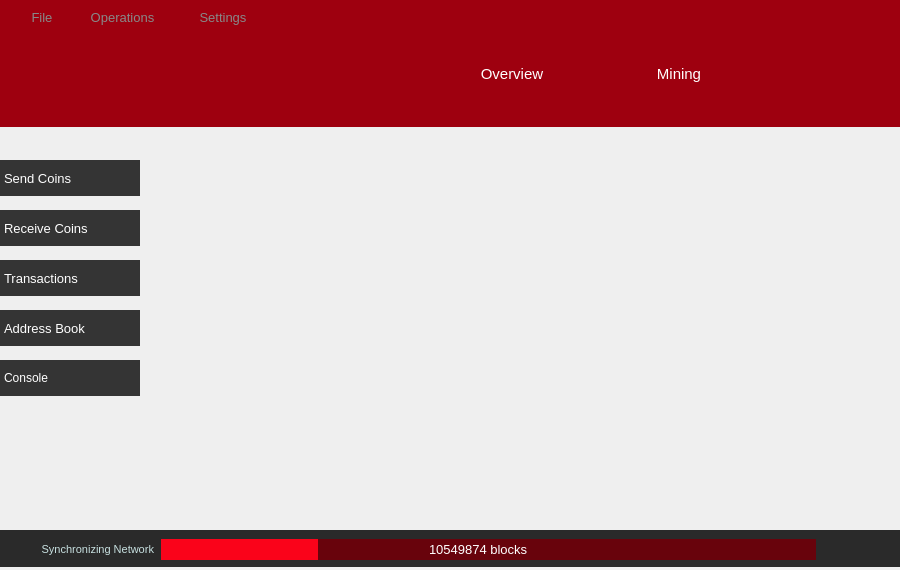
<?xml version="1.0" encoding="UTF-8"?>
<ui version="4.0">
 <class>MainWindow</class>
 <widget class="QMainWindow" name="MainWindow">
  <property name="geometry">
   <rect>
    <x>0</x>
    <y>0</y>
    <width>900</width>
    <height>570</height>
   </rect>
  </property>
  <property name="font">
   <font>
    <stylestrategy>PreferAntialias</stylestrategy>
   </font>
  </property>
  <property name="windowTitle">
   <string>MainWindow</string>
  </property>
  <property name="styleSheet">
   <string notr="true">/* MainWindow background is set via QPalette texture brush in C++
   (see BlazecoinGUI ctor) — Qt's QSS background-repeat is unreliable
   on QMainWindow. */

QMenu {
    background-color: #9e000f;
    border: 0px solid black;
}

QMenu::item {
    background-color: transparent;
	color: #deeef1;
    padding: 4px 10px 4px 20px;
}

QMenu::item:selected {
    background-color: #0099СС;
	color: #FFFFFF;
    border: none;
}

/* ================= combobox */
QComboBox {
    border: 1px solid #ededed;
    padding: 0px 18px 0px 3px;
    min-width: 20px;
	min-height: 20px;
 }

 QComboBox:editable {
     background: white;
 }

 QComboBox:!editable{
      background-color: #fafcfc;
 }

QComboBox:disabled {
	background-color: #e0e0e0;
}

 QComboBox:!editable:on {
     background-color: #fafcfc;
 }

 QComboBox:on {
     /*padding-top: 3px;
     padding-left: 4px;*/
 }

QComboBox::drop-down {
    subcontrol-origin: padding;
    subcontrol-position: top right;
    width: 20px;
	background-color: #c02635;

    border-left-width: 1px;
    border-left-color: darkgray;
    border-left-style: solid;
}
QComboBox::drop-down:hover, QComboBox::drop-down:on {
	background-color: #c02635;
}

 QComboBox::down-arrow {
	image: url(:/res/combo_arrow.png);
 }

 QComboBox::down-arrow:on {
/*     top: 1px;
     left: 1px;*/
 }

/* =========== QLineEdit =============*/
QLineEdit {
	border: 0px solid gray;
}
QLineEdit:disabled {
	background-color: #e0e0e0;
}
/* =========== header ===============*/
QWidget[is_header=&quot;true&quot;] {
	background-color: #D8DFE9;
}
/* =========== CheckBox ==============*/
QCheckBox {
    spacing: 5px;
	color: #9e000f;
}

QCheckBox::indicator {
    width: 12px;
    height: 12px;
}

QCheckBox::indicator:unchecked {
	image: url(:/res/check_unchecked.png);
}

QCheckBox::indicator:unchecked:hover {
    image: url(:/res/check_unchecked.png);
}

QCheckBox::indicator:unchecked:pressed {
    image: url(:/res/check_unchecked.png);
}

QCheckBox::indicator:checked {
	image: url(:/res/check_checked.png);
}

QCheckBox::indicator:checked:hover {
    image: url(:/res/check_checked.png);
}

QCheckBox::indicator:checked:pressed {
    image: url(:/res/check_checked.png);
}
</string>
  </property>
  <widget class="QWidget" name="centralWidget">
   <widget class="QPushButton" name="pushButton_6">
    <property name="geometry">
     <rect>
      <x>-1</x>
      <y>160</y>
      <width>141</width>
      <height>36</height>
     </rect>
    </property>
    <property name="sizePolicy">
     <sizepolicy hsizetype="Minimum" vsizetype="Expanding">
      <horstretch>0</horstretch>
      <verstretch>0</verstretch>
     </sizepolicy>
    </property>
    <property name="font">
     <font>
      <pointsize>10</pointsize>
      <stylestrategy>PreferAntialias</stylestrategy>
     </font>
    </property>
    <property name="focusPolicy">
     <enum>Qt::NoFocus</enum>
    </property>
    <property name="styleSheet">
     <string notr="true">QPushButton {
	text-align:left;
	border: 0px solid gray;
	padding: 3px 5px 3px 5px;
	color: white;
	background-color: rgba(0, 0, 0, 200);
}

QPushButton:pressed:flat {
	background-color: #d80317;
}

QPushButton:hover {
	background-color: #d80317;
}</string>
    </property>
    <property name="text">
     <string>Send Coins</string>
    </property>
    <property name="icon">
     <iconset resource="../res.qrc">
      <normaloff>:/res/download.png</normaloff>:/res/download.png</iconset>
    </property>
    <property name="iconSize">
     <size>
      <width>36</width>
      <height>36</height>
     </size>
    </property>
    <property name="flat">
     <bool>true</bool>
    </property>
   </widget>
   <widget class="QPushButton" name="pushButton_7">
    <property name="geometry">
     <rect>
      <x>-1</x>
      <y>210</y>
      <width>141</width>
      <height>36</height>
     </rect>
    </property>
    <property name="sizePolicy">
     <sizepolicy hsizetype="Minimum" vsizetype="Expanding">
      <horstretch>0</horstretch>
      <verstretch>0</verstretch>
     </sizepolicy>
    </property>
    <property name="font">
     <font>
      <pointsize>10</pointsize>
      <stylestrategy>PreferAntialias</stylestrategy>
     </font>
    </property>
    <property name="styleSheet">
     <string notr="true">QPushButton {
	text-align:left;
	border: 0px solid gray;
	padding: 3px 5px 3px 5px;
	color: white;
	background-color: rgba(0, 0, 0, 200);
}

QPushButton:pressed:flat {
	background-color: #d80317;
}

QPushButton:hover {
	background-color: #d80317;
}</string>
    </property>
    <property name="text">
     <string>Receive Coins</string>
    </property>
    <property name="icon">
     <iconset resource="../res.qrc">
      <normaloff>:/res/upload.png</normaloff>:/res/upload.png</iconset>
    </property>
    <property name="iconSize">
     <size>
      <width>36</width>
      <height>36</height>
     </size>
    </property>
    <property name="flat">
     <bool>true</bool>
    </property>
   </widget>
   <widget class="QPushButton" name="pushButton_8">
    <property name="geometry">
     <rect>
      <x>-1</x>
      <y>260</y>
      <width>141</width>
      <height>36</height>
     </rect>
    </property>
    <property name="sizePolicy">
     <sizepolicy hsizetype="Minimum" vsizetype="Expanding">
      <horstretch>0</horstretch>
      <verstretch>0</verstretch>
     </sizepolicy>
    </property>
    <property name="font">
     <font>
      <pointsize>10</pointsize>
      <stylestrategy>PreferAntialias</stylestrategy>
     </font>
    </property>
    <property name="styleSheet">
     <string notr="true">QPushButton {
	text-align:left;
	border: 0px solid gray;
	padding: 3px 5px 3px 5px;
	color: white;
	background-color: rgba(0, 0, 0, 200);
}

QPushButton:pressed:flat {
	background-color: #d80317;
}

QPushButton:hover {
	background-color: #d80317;
}</string>
    </property>
    <property name="text">
     <string>Transactions</string>
    </property>
    <property name="icon">
     <iconset resource="../res.qrc">
      <normaloff>:/res/transactions.png</normaloff>:/res/transactions.png</iconset>
    </property>
    <property name="iconSize">
     <size>
      <width>36</width>
      <height>36</height>
     </size>
    </property>
    <property name="flat">
     <bool>true</bool>
    </property>
   </widget>
   <widget class="QPushButton" name="pushButton_12">
    <property name="geometry">
     <rect>
      <x>-1</x>
      <y>310</y>
      <width>141</width>
      <height>36</height>
     </rect>
    </property>
    <property name="sizePolicy">
     <sizepolicy hsizetype="Minimum" vsizetype="Expanding">
      <horstretch>0</horstretch>
      <verstretch>0</verstretch>
     </sizepolicy>
    </property>
    <property name="font">
     <font>
      <pointsize>10</pointsize>
      <stylestrategy>PreferAntialias</stylestrategy>
     </font>
    </property>
    <property name="styleSheet">
     <string notr="true">QPushButton {
	text-align:left;
	border: 0px solid gray;
	padding: 3px 5px 3px 5px;
	color: white;
	background-color: rgba(0, 0, 0, 200);
}

QPushButton:pressed:flat {
	background-color: #d80317;
}

QPushButton:hover {
	background-color: #d80317;
}</string>
    </property>
    <property name="text">
     <string>Address Book</string>
    </property>
    <property name="icon">
     <iconset resource="../res.qrc">
      <normaloff>:/res/address_book.png</normaloff>:/res/address_book.png</iconset>
    </property>
    <property name="iconSize">
     <size>
      <width>36</width>
      <height>36</height>
     </size>
    </property>
    <property name="flat">
     <bool>true</bool>
    </property>
   </widget>
   <widget class="QPushButton" name="bHelp">
    <property name="geometry">
     <rect>
      <x>-1</x>
      <y>360</y>
      <width>141</width>
      <height>36</height>
     </rect>
    </property>
    <property name="sizePolicy">
     <sizepolicy hsizetype="Minimum" vsizetype="Expanding">
      <horstretch>0</horstretch>
      <verstretch>0</verstretch>
     </sizepolicy>
    </property>
    <property name="minimumSize">
     <size>
      <width>30</width>
      <height>30</height>
     </size>
    </property>
    <property name="styleSheet">
     <string notr="true">QPushButton {
	text-align:left;
	border: 0px solid gray;
	padding: 3px 5px 3px 5px;
	color: white;
	background-color: rgba(0, 0, 0, 200);
}

QPushButton:pressed:flat {
	background-color: #d80317;
}

QPushButton:hover {
	background-color: #d80317;
}
</string>
    </property>
    <property name="text">
     <string>Console</string>
    </property>
    <property name="icon">
     <iconset resource="../res.qrc">
      <normaloff>:/res/help.png</normaloff>:/res/help.png</iconset>
    </property>
    <property name="iconSize">
     <size>
      <width>36</width>
      <height>36</height>
     </size>
    </property>
    <property name="flat">
     <bool>true</bool>
    </property>
   </widget>
   <widget class="QWidget" name="layoutWidget">
    <property name="geometry">
     <rect>
      <x>0</x>
      <y>0</y>
      <width>2</width>
      <height>2</height>
     </rect>
    </property>
    <layout class="QHBoxLayout" name="horizontalLayout_8">
     <property name="spacing">
      <number>0</number>
     </property>
    </layout>
   </widget>
   <widget class="QWidget" name="wHeader" native="true">
    <property name="geometry">
     <rect>
      <x>0</x>
      <y>0</y>
      <width>902</width>
      <height>127</height>
     </rect>
    </property>
    <property name="sizePolicy">
     <sizepolicy hsizetype="Preferred" vsizetype="Fixed">
      <horstretch>0</horstretch>
      <verstretch>0</verstretch>
     </sizepolicy>
    </property>
    <property name="minimumSize">
     <size>
      <width>0</width>
      <height>127</height>
     </size>
    </property>
    <property name="maximumSize">
     <size>
      <width>16777215</width>
      <height>127</height>
     </size>
    </property>
    <property name="styleSheet">
     <string notr="true">#wHeader {
	background-color: rgb(158, 0, 15);
}

QWidget {
	color: white;
}</string>
    </property>
    <layout class="QHBoxLayout" name="horizontalLayout_4" stretch="0">
     <property name="spacing">
      <number>0</number>
     </property>
     <property name="margin">
      <number>0</number>
     </property>
     <item>
      <layout class="QVBoxLayout" name="verticalLayout_2" stretch="0">
       <property name="spacing">
        <number>0</number>
       </property>
       <item>
        <widget class="QWidget" name="wCaption" native="true">
         <property name="styleSheet">
          <string notr="true">#wCaption {

	background-image: url(:/res/wallet-header.jpg);
}

QWidget {
	color: white;
}</string>
         </property>
         <widget class="QPushButton" name="pushButton_9">
          <property name="geometry">
           <rect>
            <x>19</x>
            <y>-2</y>
            <width>46</width>
            <height>38</height>
           </rect>
          </property>
          <property name="sizePolicy">
           <sizepolicy hsizetype="Maximum" vsizetype="Expanding">
            <horstretch>0</horstretch>
            <verstretch>0</verstretch>
           </sizepolicy>
          </property>
          <property name="font">
           <font>
            <pointsize>10</pointsize>
            <stylestrategy>PreferAntialias</stylestrategy>
           </font>
          </property>
          <property name="styleSheet">
           <string notr="true">QPushButton {
	border: 0px solid #0099CC;
	margin: 0px;
	padding: 10px;
	background-color: transparent;
	color: #888888;
}

QPushButton:pressed {
	border: 0px solid #0075d1;
	margin: 0px;
	background-color: rgb(229, 1, 23);
}</string>
          </property>
          <property name="text">
           <string>File</string>
          </property>
          <property name="flat">
           <bool>true</bool>
          </property>
         </widget>
         <widget class="QPushButton" name="pushButton_5">
          <property name="geometry">
           <rect>
            <x>71</x>
            <y>-2</y>
            <width>103</width>
            <height>38</height>
           </rect>
          </property>
          <property name="sizePolicy">
           <sizepolicy hsizetype="Minimum" vsizetype="Expanding">
            <horstretch>0</horstretch>
            <verstretch>0</verstretch>
           </sizepolicy>
          </property>
          <property name="font">
           <font>
            <pointsize>10</pointsize>
            <stylestrategy>PreferAntialias</stylestrategy>
           </font>
          </property>
          <property name="styleSheet">
           <string notr="true">QPushButton {
	border: 0px solid #0099CC;
	margin: 0px;
	padding: 10px;
	background-color: transparent;
	color: #888888;
}

QPushButton:pressed {
	border: 0px solid #0075d1;
	margin: 0px;
	background-color: rgb(229, 1, 23);
}</string>
          </property>
          <property name="text">
           <string>Operations</string>
          </property>
          <property name="flat">
           <bool>true</bool>
          </property>
         </widget>
         <widget class="QPushButton" name="pushButton_3">
          <property name="geometry">
           <rect>
            <x>182</x>
            <y>-2</y>
            <width>82</width>
            <height>38</height>
           </rect>
          </property>
          <property name="sizePolicy">
           <sizepolicy hsizetype="Minimum" vsizetype="Expanding">
            <horstretch>0</horstretch>
            <verstretch>0</verstretch>
           </sizepolicy>
          </property>
          <property name="font">
           <font>
            <pointsize>10</pointsize>
            <stylestrategy>PreferAntialias</stylestrategy>
           </font>
          </property>
          <property name="styleSheet">
           <string notr="true">QPushButton {
	border: 0px solid #d5c3b4;
	margin: 0px;
	padding: 10px;
	background-color: transparent;
	color: #888888;
}

QPushButton:pressed {
	border: 0px solid #0075d1;
	margin: 0px;
	background-color: rgb(229, 1, 23);
}</string>
          </property>
          <property name="text">
           <string>Settings</string>
          </property>
          <property name="flat">
           <bool>true</bool>
          </property>
         </widget>
         <widget class="QWidget" name="wCaptionButtons" native="true">
          <property name="geometry">
           <rect>
            <x>685</x>
            <y>0</y>
            <width>52</width>
            <height>30</height>
           </rect>
          </property>
          <property name="sizePolicy">
           <sizepolicy hsizetype="Fixed" vsizetype="Preferred">
            <horstretch>0</horstretch>
            <verstretch>0</verstretch>
           </sizepolicy>
          </property>
          <layout class="QHBoxLayout" name="horizontalLayout">
           <property name="sizeConstraint">
            <enum>QLayout::SetDefaultConstraint</enum>
           </property>
           <property name="margin">
            <number>0</number>
           </property>
          </layout>
         </widget>
         <widget class="QPushButton" name="pushButton">
          <property name="geometry">
           <rect>
            <x>864</x>
            <y>3</y>
            <width>30</width>
            <height>30</height>
           </rect>
          </property>
          <property name="minimumSize">
           <size>
            <width>30</width>
            <height>30</height>
           </size>
          </property>
          <property name="maximumSize">
           <size>
            <width>30</width>
            <height>30</height>
           </size>
          </property>
          <property name="styleSheet">
           <string notr="true">QPushButton {
	background-color: transparent;
	background-image: url(:/res/close_normal.png);
	background-repeat: no-repeat;
	background-position: center;
	border: 0px solid gray;
}
QPushButton:pressed:flat {
	background-color: #FF1A2E;
	background-image: url(:/res/close_normal.png);
	background-repeat: no-repeat;
	background-position: center;
}

QPushButton:hover {
	background-color: #d80317;
	background-image: url(:/res/close_normal.png);
	background-repeat: no-repeat;
	background-position: center;
}</string>
          </property>
          <property name="text">
           <string notr="true"/>
          </property>
          <property name="flat">
           <bool>true</bool>
          </property>
         </widget>
         <widget class="QPushButton" name="pushButton_2">
          <property name="geometry">
           <rect>
            <x>844</x>
            <y>2</y>
            <width>16</width>
            <height>30</height>
           </rect>
          </property>
          <property name="minimumSize">
           <size>
            <width>16</width>
            <height>30</height>
           </size>
          </property>
          <property name="maximumSize">
           <size>
            <width>16</width>
            <height>30</height>
           </size>
          </property>
          <property name="styleSheet">
           <string notr="true">QPushButton {
	border: 0px solid gray;
	image: url(:/res/minimize_normal.png);
}

QPushButton:pressed:flat {
	border: 0px solid gray;
	image: url(:/res/minimize_normal.png);
}

QPushButton:hover {
	image: url(:/res/minimize_hover.png);
}</string>
          </property>
          <property name="text">
           <string notr="true"/>
          </property>
          <property name="flat">
           <bool>true</bool>
          </property>
         </widget>
         <widget class="QWidget" name="wHome" native="true">
          <property name="geometry">
           <rect>
            <x>20</x>
            <y>40</y>
            <width>540</width>
            <height>80</height>
           </rect>
          </property>
          <property name="sizePolicy">
           <sizepolicy hsizetype="Fixed" vsizetype="Expanding">
            <horstretch>0</horstretch>
            <verstretch>0</verstretch>
           </sizepolicy>
          </property>
          <property name="minimumSize">
           <size>
            <width>540</width>
            <height>76</height>
           </size>
          </property>
          <property name="maximumSize">
           <size>
            <width>90</width>
            <height>16777215</height>
           </size>
          </property>
          <property name="toolTip">
           <string>&lt;html&gt;&lt;head/&gt;&lt;body&gt;&lt;p&gt;Welcome to Blazecoin. This is your personal account&lt;/p&gt;&lt;/body&gt;&lt;/html&gt;</string>
          </property>
          <property name="styleSheet">
           <string notr="true">#wHome {
	background-color: transparent;
}

#wHome:hover {
	background-color: transparent;
}

#wHome[is_pressed=&quot;true&quot;] {
	background-color: #9D0B17;
}

#wHome[is_checked=&quot;true&quot;] {
	background-color: #a8696f;
}</string>
          </property>
          <property name="is_checked" stdset="0">
           <bool>false</bool>
          </property>
          <property name="is_pressed" stdset="0">
           <bool>false</bool>
          </property>
          <widget class="QLabel" name="label_18">
           <property name="geometry">
            <rect>
             <x>400</x>
             <y>12</y>
             <width>135</width>
             <height>51</height>
            </rect>
           </property>
           <property name="text">
            <string/>
           </property>
           <property name="pixmap">
            <pixmap resource="../res.qrc">:/res/overview.png</pixmap>
           </property>
          </widget>
          <widget class="QLabel" name="label">
           <property name="geometry">
            <rect>
             <x>-10</x>
             <y>0</y>
             <width>328</width>
             <height>80</height>
            </rect>
           </property>
           <property name="styleSheet">
            <string notr="true">#label {

	background-image: url(:/res/blazecoin-logo.png);
}</string>
           </property>
           <property name="text">
            <string/>
           </property>
          </widget>
         </widget>
         <widget class="QWidget" name="wMining" native="true">
          <property name="geometry">
           <rect>
            <x>574</x>
            <y>40</y>
            <width>90</width>
            <height>76</height>
           </rect>
          </property>
          <property name="sizePolicy">
           <sizepolicy hsizetype="Fixed" vsizetype="Expanding">
            <horstretch>0</horstretch>
            <verstretch>0</verstretch>
           </sizepolicy>
          </property>
          <property name="minimumSize">
           <size>
            <width>90</width>
            <height>76</height>
           </size>
          </property>
          <property name="maximumSize">
           <size>
            <width>90</width>
            <height>16777215</height>
           </size>
          </property>
          <property name="styleSheet">
           <string notr="true">#wMining {
	background-color: transparent;
}

#wMining:hover {
	background-color: transparent;
}

#wMining[is_pressed=&quot;true&quot;] {
	background-color: #9D0B17;
}

#wMining[is_checked=&quot;true&quot;] {
	background-color: #a8696f;
}</string>
          </property>
          <property name="is_checked" stdset="0">
           <bool>false</bool>
          </property>
          <property name="is_pressed" stdset="0">
           <bool>false</bool>
          </property>
          <widget class="QLabel" name="label_16">
           <property name="geometry">
            <rect>
             <x>17</x>
             <y>12</y>
             <width>130</width>
             <height>51</height>
            </rect>
           </property>
           <property name="text">
            <string/>
           </property>
           <property name="pixmap">
            <pixmap resource="../res.qrc">:/res/mining.png</pixmap>
           </property>
          </widget>
         </widget>
         <widget class="QLabel" name="label_17">
          <property name="geometry">
           <rect>
            <x>644</x>
            <y>64</y>
            <width>70</width>
            <height>20</height>
           </rect>
          </property>
          <property name="font">
           <font>
            <pointsize>11</pointsize>
            <stylestrategy>PreferAntialias</stylestrategy>
           </font>
          </property>
          <property name="styleSheet">
           <string notr="true">QLabel {
	color: white;
}</string>
          </property>
          <property name="text">
           <string>Mining</string>
          </property>
          <property name="alignment">
           <set>Qt::AlignCenter</set>
          </property>
         </widget>
         <widget class="QLabel" name="label_19">
          <property name="geometry">
           <rect>
            <x>464</x>
            <y>64</y>
            <width>96</width>
            <height>20</height>
           </rect>
          </property>
          <property name="font">
           <font>
            <pointsize>11</pointsize>
            <stylestrategy>PreferAntialias</stylestrategy>
           </font>
          </property>
          <property name="styleSheet">
           <string notr="true">QLabel {
	color: white;
}</string>
          </property>
          <property name="text">
           <string>Overview</string>
          </property>
          <property name="alignment">
           <set>Qt::AlignCenter</set>
          </property>
         </widget>
        </widget>
       </item>
      </layout>
     </item>
    </layout>
   </widget>
   <widget class="QStackedWidget" name="stackedWidget">
    <property name="geometry">
     <rect>
      <x>155</x>
      <y>141</y>
      <width>733</width>
      <height>378</height>
     </rect>
    </property>
    <property name="currentIndex">
     <number>-1</number>
    </property>
   </widget>
   <widget class="QWidget" name="wStatusBar" native="true">
    <property name="geometry">
     <rect>
      <x>0</x>
      <y>530</y>
      <width>901</width>
      <height>37</height>
     </rect>
    </property>
    <property name="minimumSize">
     <size>
      <width>0</width>
      <height>37</height>
     </size>
    </property>
    <property name="maximumSize">
     <size>
      <width>16777215</width>
      <height>37</height>
     </size>
    </property>
    <property name="styleSheet">
     <string notr="true">#wStatusBar {
	background-color: rgba(0, 0, 0, 210);
}
QLabel {
	color: #c8e1e1;
}</string>
    </property>
    <widget class="QLabel" name="label_12">
     <property name="geometry">
      <rect>
       <x>11</x>
       <y>11</y>
       <width>143</width>
       <height>17</height>
      </rect>
     </property>
     <property name="font">
      <font>
       <pointsize>8</pointsize>
      </font>
     </property>
     <property name="text">
      <string>Synchronizing Network</string>
     </property>
     <property name="alignment">
      <set>Qt::AlignRight|Qt::AlignTrailing|Qt::AlignVCenter</set>
     </property>
    </widget>
    <widget class="QProgressBar" name="progressBar">
     <property name="geometry">
      <rect>
       <x>161</x>
       <y>9</y>
       <width>655</width>
       <height>21</height>
      </rect>
     </property>
     <property name="minimumSize">
      <size>
       <width>200</width>
       <height>0</height>
      </size>
     </property>
     <property name="styleSheet">
      <string notr="true">QProgressBar {
    border: 0px solid grey;
	background-color: #68030c;
}

QProgressBar::chunk {
    background-color: #fa031a;
    /*width: 20px;*/
}</string>
     </property>
     <property name="value">
      <number>24</number>
     </property>
     <property name="textVisible">
      <bool>false</bool>
     </property>
     <property name="format">
      <string/>
     </property>
    </widget>
    <widget class="QLabel" name="label_13">
     <property name="geometry">
      <rect>
       <x>429</x>
       <y>11</y>
       <width>112</width>
       <height>17</height>
      </rect>
     </property>
     <property name="font">
      <font>
       <pointsize>10</pointsize>
      </font>
     </property>
     <property name="styleSheet">
      <string notr="true">#label_13 {
	color: white;
}</string>
     </property>
     <property name="text">
      <string>10549874 blocks</string>
     </property>
    </widget>
    <widget class="QLabel" name="label_blaze">
     <property name="geometry">
      <rect>
       <x>866</x>
       <y>7</y>
       <width>27</width>
       <height>25</height>
      </rect>
     </property>
     <property name="text">
      <string notr="true"/>
     </property>
     <property name="pixmap">
      <pixmap resource="../res.qrc">:/res/blaze_icon_off.png</pixmap>
     </property>
    </widget>
    <widget class="QLabel" name="label_14">
     <property name="geometry">
      <rect>
       <x>830</x>
       <y>6</y>
       <width>34</width>
       <height>28</height>
      </rect>
     </property>
     <property name="text">
      <string notr="true"/>
     </property>
     <property name="pixmap">
      <pixmap resource="../res.qrc">:/res/connection_1.png</pixmap>
     </property>
    </widget>
    <widget class="QLabel" name="label_15">
     <property name="geometry">
      <rect>
       <x>2</x>
       <y>5</y>
       <width>0</width>
       <height>0</height>
      </rect>
     </property>
     <property name="styleSheet">
      <string notr="true">#label_15 {
	display: none;
}</string>
     </property>
     <property name="text">
      <string/>
     </property>
     <property name="pixmap">
      <pixmap resource="../res.qrc">:/res/sync_1.png</pixmap>
     </property>
    </widget>
   </widget>
  </widget>
 </widget>
 <layoutdefault spacing="6" margin="11"/>
 <resources>
  <include location="../res.qrc"/>
 </resources>
 <connections>
  <connection>
   <sender>pushButton</sender>
   <signal>clicked()</signal>
   <receiver>MainWindow</receiver>
   <slot>close()</slot>
   <hints>
    <hint type="sourcelabel">
     <x>796</x>
     <y>30</y>
    </hint>
    <hint type="destinationlabel">
     <x>736</x>
     <y>4</y>
    </hint>
   </hints>
  </connection>
  <connection>
   <sender>pushButton_2</sender>
   <signal>clicked()</signal>
   <receiver>MainWindow</receiver>
   <slot>showMinimized()</slot>
   <hints>
    <hint type="sourcelabel">
     <x>760</x>
     <y>36</y>
    </hint>
    <hint type="destinationlabel">
     <x>754</x>
     <y>20</y>
    </hint>
   </hints>
  </connection>
  <connection>
   <sender>pushButton_8</sender>
   <signal>clicked()</signal>
   <receiver>MainWindow</receiver>
   <slot>gotoHistoryPage()</slot>
   <hints>
    <hint type="sourcelabel">
     <x>477</x>
     <y>72</y>
    </hint>
    <hint type="destinationlabel">
     <x>803</x>
     <y>61</y>
    </hint>
   </hints>
  </connection>
  <connection>
   <sender>pushButton_9</sender>
   <signal>clicked()</signal>
   <receiver>MainWindow</receiver>
   <slot>menuFileRequested()</slot>
   <hints>
    <hint type="sourcelabel">
     <x>358</x>
     <y>32</y>
    </hint>
    <hint type="destinationlabel">
     <x>73</x>
     <y>0</y>
    </hint>
   </hints>
  </connection>
  <connection>
   <sender>pushButton_5</sender>
   <signal>clicked()</signal>
   <receiver>MainWindow</receiver>
   <slot>menuOperationsRequested()</slot>
   <hints>
    <hint type="sourcelabel">
     <x>434</x>
     <y>20</y>
    </hint>
    <hint type="destinationlabel">
     <x>293</x>
     <y>2</y>
    </hint>
   </hints>
  </connection>
  <connection>
   <sender>pushButton_3</sender>
   <signal>clicked()</signal>
   <receiver>MainWindow</receiver>
   <slot>menuSettingsRequested()</slot>
   <hints>
    <hint type="sourcelabel">
     <x>541</x>
     <y>30</y>
    </hint>
    <hint type="destinationlabel">
     <x>601</x>
     <y>3</y>
    </hint>
   </hints>
  </connection>
  <connection>
   <sender>pushButton_7</sender>
   <signal>clicked()</signal>
   <receiver>MainWindow</receiver>
   <slot>gotoReceiveCoinsPage()</slot>
   <hints>
    <hint type="sourcelabel">
     <x>310</x>
     <y>105</y>
    </hint>
    <hint type="destinationlabel">
     <x>303</x>
     <y>-8</y>
    </hint>
   </hints>
  </connection>
  <connection>
   <sender>pushButton_12</sender>
   <signal>clicked()</signal>
   <receiver>MainWindow</receiver>
   <slot>gotoAddressBookPage()</slot>
   <hints>
    <hint type="sourcelabel">
     <x>487</x>
     <y>111</y>
    </hint>
    <hint type="destinationlabel">
     <x>320</x>
     <y>-7</y>
    </hint>
   </hints>
  </connection>
  <connection>
   <sender>pushButton_6</sender>
   <signal>clicked()</signal>
   <receiver>MainWindow</receiver>
   <slot>gotoSendCoinsPage()</slot>
   <hints>
    <hint type="sourcelabel">
     <x>281</x>
     <y>66</y>
    </hint>
    <hint type="destinationlabel">
     <x>120</x>
     <y>-4</y>
    </hint>
   </hints>
  </connection>
 </connections>
 <slots>
  <slot>miningClicked(bool)</slot>
  <slot>showTransactionsRequested()</slot>
  <slot>showHomeRequested()</slot>
  <slot>menuFileRequested()</slot>
  <slot>menuOperationsRequested()</slot>
  <slot>menuSettingsRequested()</slot>
  <slot>showReceiveMegsRequested()</slot>
  <slot>showAddressBookRequested()</slot>
  <slot>showSendMegsRequested()</slot>
  <slot>transactionsSortOrderChanged()</slot>
  <slot>addAddressBookRecordRequested()</slot>
  <slot>showSignMessageRequested()</slot>
  <slot>showMessageVerificationDialogRequested()</slot>
  <slot>verifyMessageRequested()</slot>
  <slot>signMessageRequested()</slot>
  <slot>editAddressBookRecordRequested()</slot>
  <slot>useProxyChangedRequested(bool)</slot>
  <slot>gotoOverviewPage()</slot>
  <slot>gotoHistoryPage()</slot>
  <slot>gotoAddressBookPage()</slot>
  <slot>gotoReceiveCoinsPage()</slot>
  <slot>gotoSendCoinsPage()</slot>
  <slot>optionsClicked()</slot>
  <slot>aboutClicked()</slot>
  <slot>gotoSignMessageTab()</slot>
  <slot>gotoVerifyMessageTab()</slot>
  <slot>onMiningClicked()</slot>
  <slot>onMiningToggled(bool)</slot>
 </slots>
</ui>
